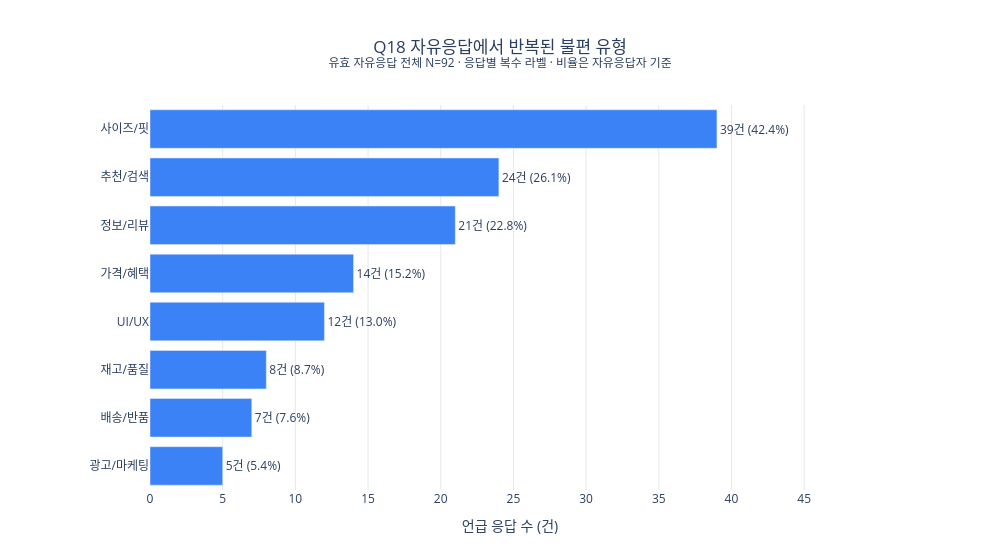

The code cell stored with this chart in its notebook:
### Code cell
# 카테고리 막대를 전체 유효 자유응답 92건 기준으로 표시
fig = go.Figure(go.Bar(
    x=q18_types.values,
    y=q18_types.index,
    orientation='h',
    marker_color=COLORS['view'],
    text=[f'{count}건 ({count/q18_n:.1%})' for count in q18_types.values],
    textposition='outside',
    cliponaxis=False,
    hovertemplate='%{y}<br>%{text}<extra></extra>',
))
fig.update_xaxes(title_text='언급 응답 수 (건)',
                 range=[0, q18_types.max() * 1.27], gridcolor='#E5E7EB')
fig.update_yaxes(autorange='reversed')
fig.update_layout(
    title=dict(text=f'Q18 자유응답에서 반복된 불편 유형<br><sup>유효 자유응답 전체 N={q18_n} · 응답별 복수 라벨 · 비율은 자유응답자 기준</sup>', x=0.5),
    paper_bgcolor='white', plot_bgcolor='white',
    height=560, width=1000, margin=dict(l=150, r=130, t=105, b=70),
    showlegend=False,
)
fig.show()

### Figure 1 — Plotly figure (JSON) as saved in the notebook; plotly's stock layout.template omitted (floating-point values rounded to 4 significant figures)
{"data": [{"cliponaxis": false, "hovertemplate": "%{y}<br>%{text}<extra></extra>", "marker": {"color": "#3B82F6"}, "orientation": "h", "text": ["39건 (42.4%)", "24건 (26.1%)", "21건 (22.8%)", "14건 (15.2%)", "12건 (13.0%)", "8건 (8.7%)", "7건 (7.6%)", "5건 (5.4%)"], "textposition": "outside", "type": "bar", "x": [39, 24, 21, 14, 12, 8, 7, 5], "y": ["사이즈/핏", "추천/검색", "정보/리뷰", "가격/혜택", "UI/UX", "재고/품질", "배송/반품", "광고/마케팅"]}], "layout": {"height": 560, "margin": {"b": 70, "l": 150, "r": 130, "t": 105}, "paper_bgcolor": "white", "plot_bgcolor": "white", "showlegend": false, "title": {"text": "Q18 자유응답에서 반복된 불편 유형<br><sup>유효 자유응답 전체 N=92 · 응답별 복수 라벨 · 비율은 자유응답자 기준</sup>", "x": 0.5}, "width": 1000, "xaxis": {"gridcolor": "#E5E7EB", "range": [0, 49.53], "title": {"text": "언급 응답 수 (건)"}}, "yaxis": {"autorange": "reversed"}}}
